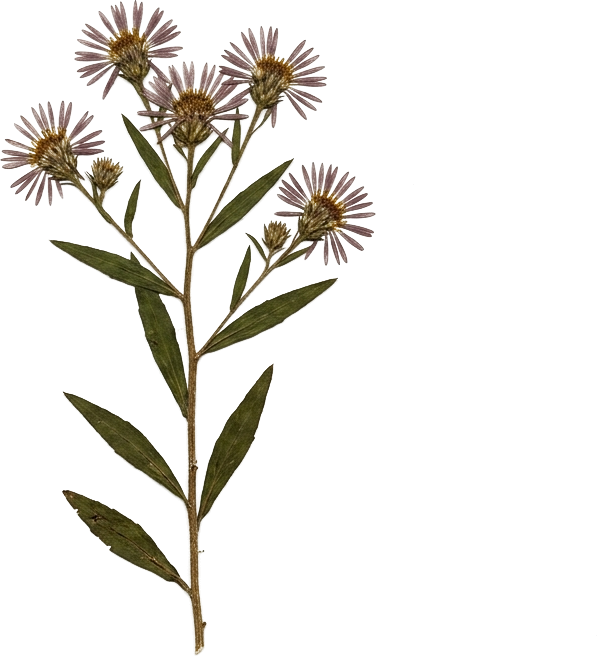
#> input picture design-explore/work/img/specimen-aster.png, 597 x 656 px
$ python hinge.py
#> lines starting #> are read from the running program, lines starting #| are printed output that depends on the picture
"""Place each plate's paper hinges on the specimen's own stem.

The coordinates were hand-guessed, so hinges landed on leaf blades and on bare
card. Three critiques in a row caught it. A hinge holds a stem down, so find
the stems: scan the mask for lines where the ink narrows to a single short run,
which is what a stem is and what a leaf is not, then lay the strip across it.
"""
import json, glob, math
from PIL import Image

def runs(line, thresh):
    """contiguous ink runs in one row or column of the mask"""
    out, start = [], None
    for i, v in enumerate(line):
        if v > thresh and start is None: start = i
        elif v <= thresh and start is not None:
            out.append((start, i)); start = None
    if start is not None: out.append((start, len(line)))
    return out

def stem_points(mask, W, H, axis, tol, thresh):
    """(pos, centre, width) for every line whose ink is one narrow run"""
    px = mask.load()
    n, m = (H, W) if axis == "row" else (W, H)
    span = max(8, int(m * tol))            # a stem is a small fraction of the sheet
    found = []
    for i in range(int(n * .08), int(n * .92)):
        line = [px[j, i] if axis == "row" else px[i, j] for j in range(m)]
        r = [x for x in runs(line, thresh) if 2 <= x[1] - x[0] <= span]
        ink = sum(1 for v in line if v > thresh)
        if len(r) == 1 and ink and (r[0][1] - r[0][0]) / ink > .45:
            a, b = r[0]
            found.append((i, (a + b) / 2, b - a))
    return found

def place(path):
#> called with path = 'work/img/specimen-aster.png'
    im = Image.open(path).convert("RGBA")
#> im is the input picture: PIL image 597x656 RGBA; mean R, G, B, A 226.3, 223.9, 217.2, 36.5
    W, H = im.size
#> W = 597; H = 656
    # these are flatbed scans on white, not cutouts: the alpha channel is
    # opaque everywhere, so reading it gave every point a pass and hinges
    # landed on bare card. use alpha only when it is a real cutout.
    alpha = im.getchannel("A")
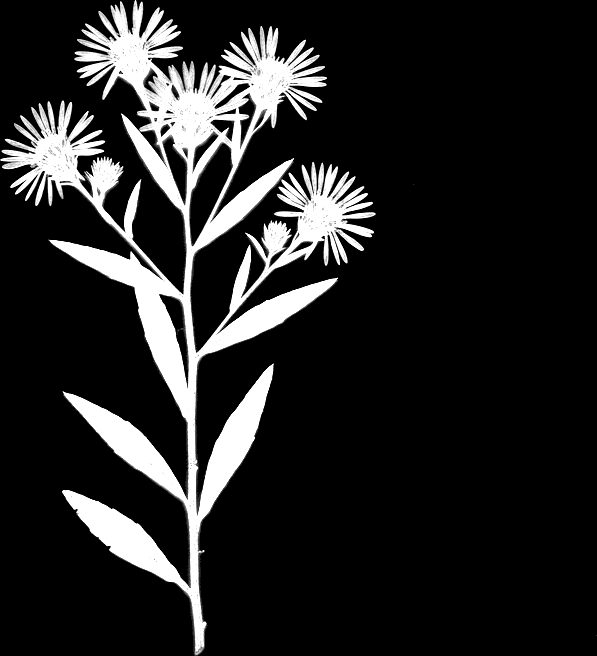
#> alpha: PIL image 597x656 L; min 0, max 255, mean 36.5
    clear = sum(h for v, h in enumerate(alpha.histogram()) if v < 200)
#> clear = 339381
    mask = alpha if clear > W * H * .05 else im.convert("L").point(lambda v: 255 - v)

    # pick the scan that finds the LONGEST stem, not the most candidate lines.
    # counting lines picked whichever band was densest, which on a coneflower
    # is the seed head, and then the two hinges had nowhere to spread to.
    thresh = max(60, int(mask.getextrema()[1] * .45))
#> thresh = 114
    bb = mask.point(lambda v: 255 if v > thresh else 0).getbbox() or (0, 0, W, H)
#> bb = (0, 0, 376, 655)
    bbox_w, bbox_h = bb[2] - bb[0], bb[3] - bb[1]
#> bbox_w = 376; bbox_h = 655
    best, axis, reach = [], "row", 0
    for tol in (.025, .05, .09):
        for a in ("row", "col"):
            p = stem_points(mask, W, H, a, tol, thresh)
            if len(p) < 2: continue
            r = (p[-1][0] - p[0][0]) / float(H if a == "row" else W)
            if (a == "row") != (bbox_h >= bbox_w): r *= .6   # against the grain
            if r > reach + .02 or (abs(r - reach) <= .02 and len(p) > len(best)):
                best, axis, reach = p, a, max(r, reach)
#> after the loop, axis = 'row'; best = [(588, 190, 18), (589, 190.5, 17), (590, 191.5, 15), (591, 192, 14), (592, 192.5, 13), (593, 193.5, 13), (594, 194, 12), (595, 194, 12), (596, 194.5, 11), (597, 194.5, 11), (598, 195, 10), (599, 195.5, 9), (600, 195.5, 9), (601, 195.5, 9), (602, 196, 10)]; reach = 0.0213
    if len(best) < 2:
        return None

    # spread the two hinges over the stem's actual extent, not over the list.
    # picking by list index put both strips on whatever band happened to hold
    # the most candidate lines, so several plates got two hinges a pixel apart.
    span_lo, span_hi = best[0][0], best[-1][0]
#> span_lo = 588; span_hi = 602
    if span_hi - span_lo < max(H, W) * .05:
        return None
    want_lo = span_lo + (span_hi - span_lo) * .22
    want_hi = span_lo + (span_hi - span_lo) * .78
    lo = min(best, key=lambda p: abs(p[0] - want_lo))
    hi = min(best, key=lambda p: abs(p[0] - want_hi))
    out = []
    for pos, ctr, w in (lo, hi):
        # local stem direction, from how the centre drifts either side
        near = [p for p in best if abs(p[0] - pos) <= max(14, H * .06)]
        d_pos = near[-1][0] - near[0][0] if len(near) >= 2 else 0
        d_ctr = near[-1][1] - near[0][1] if len(near) >= 2 else 0
        if abs(d_pos) < max(6, H * .02):     # no honest run to measure
            d_pos, d_ctr = 1, 0
        # the strip lies across the stem, so its long axis is the perpendicular
        if axis == "row":
            sx, sy = d_ctr, d_pos
            x, y = ctr, pos
        else:
            sx, sy = d_pos, d_ctr
            x, y = pos, ctr
        rot = math.degrees(math.atan2(-sx, sy))
        while rot > 90: rot -= 180
        while rot < -90: rot += 180
        out.append([round(x / W * 100, 1), round(y / H * 100, 1),
                    min(34, max(18, int(w * .9) + 14)), round(rot, 1)])
    return out

# hand corrections, for plates where the scan settles on something that is not
# a stem. the detector wins by default; these override it.
OVERRIDES = {
    # the aster's top candidate sat in the scan haze above the flower heads.
    "specimen-aster.png": [[50.5, 34.0, 20, -4.0], [49.8, 84.4, 28, -12.3]],
    # yarrow's feathery leaves flank the stem the whole way down, so no scan
    # line is ever a single narrow run. these two are read off the stem by hand
    # at 66% and 88% of the plate.
    "specimen-yarrow.png": [[48.7, 66.0, 20, -2.0], [50.2, 88.0, 22, 1.0]],
    # four plates the detector cannot read: winecups, blue spruce sedum,
    # fleabane and basket of gold are mounded or sprawling, with no single
    # narrow stem run anywhere on the scan. hinges placed by hand at 30% and
    # 80% down the middle, which is where a mounter would tape a loose mat.
    # the ice plant is a horizontal mat now, so its stems run across the plate,
    # not up it. two strips at a quarter and three quarters, turned to lie
    # across the runners.
    "specimen-ice-plant.png": [[26.0, 50.0, 26, -90.0], [74.0, 50.0, 26, -90.0]],
    "specimen-prairie-winecups.png": [[50.0, 30.0, 24, 0.0], [50.0, 80.0, 24, 0.0]],
    "specimen-blue-spruce-sedum.png": [[50.0, 30.0, 24, 0.0], [50.0, 80.0, 24, 0.0]],
    "specimen-showy-fleabane.png": [[50.0, 30.0, 24, 0.0], [50.0, 80.0, 24, 0.0]],
    "specimen-basket-of-gold.png": [[50.0, 30.0, 24, 0.0], [50.0, 80.0, 24, 0.0]],
}

import os
res = json.load(open("work/hinges.json")) if os.path.exists("work/hinges.json") else {}
for f in sorted(glob.glob("work/img/specimen-*.png")):
    name = f.split("/")[-1]
    h = place(f)
    if h: res[name] = h          # a miss keeps whatever was placed before
    if name in OVERRIDES: res[name] = OVERRIDES[name]
    print(name, res.get(name))
#> pass 2 of the loop `for f in sorted(glob.glob("work/img/specimen-*.png")):`:
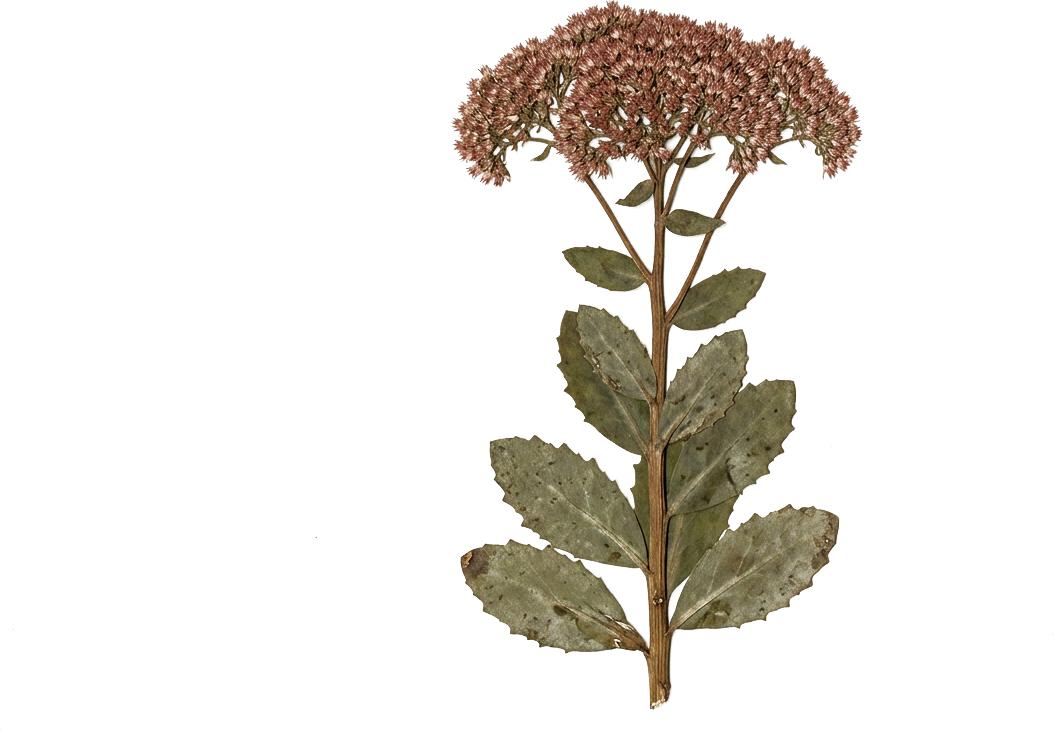
#> input picture design-explore/work/img/specimen-autumn-joy-sedum.png, 1054 x 730 px
#> in place, im is the input picture: PIL image 1054x730 RGBA; mean R, G, B, A 229.3, 226.2, 216.1, 44.4
#> in place (call 2), `alpha = im.getchannel("A")`:
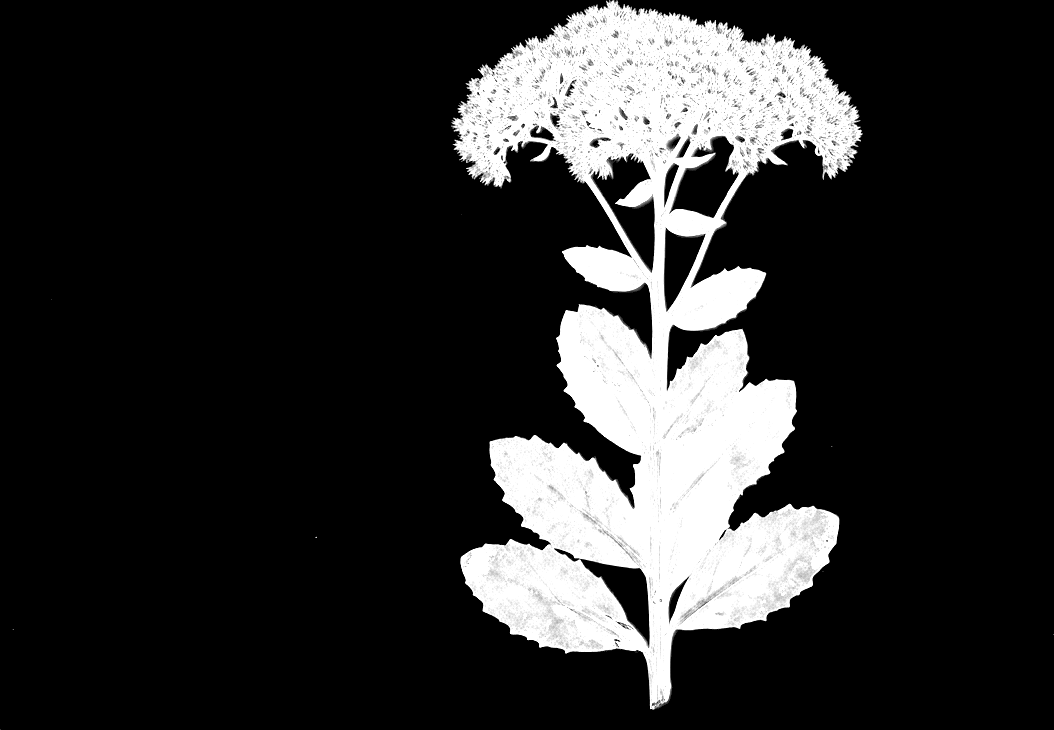
#> alpha: PIL image 1054x730 L; min 0, max 255, mean 44.4
#> clear = 638994
#> bb = (315, 0, 863, 710)
#> bbox_w = 548; bbox_h = 710
#> after the loop in place (call 2), `for tol in (.025, .05, .09):`: axis = 'col'; best = [(452, 123, 2), (859, 134, 8), (860, 133.5, 7)]; reach = 0.232
#> span_lo = 452; span_hi = 860
#> want_lo = 541.8
#> want_hi = 770.2
#> lo = (452, 123, 2)
#> hi = (859, 134, 8)
#> the loop in place (call 2), `for pos, ctr, w in (lo, hi):` made 2 passes
#> (pos, ctr, w, near, sx, sy) on pass 2: (859, 134, 8, [(859, 134, 8), (860, 133.5, 7)], 1, 0)
#> after the loop in place (call 2), `for pos, ctr, w in (lo, hi):`: out = [[42.9, 16.8, 18, -90], [81.5, 18.4, 21, -90]]
#| specimen-autumn-joy-sedum.png [[42.9, 16.8, 18, -90.0], [81.5, 18.4, 21, -90.0]]
#> pass 3 of the loop `for f in sorted(glob.glob("work/img/specimen-*.png")):`:
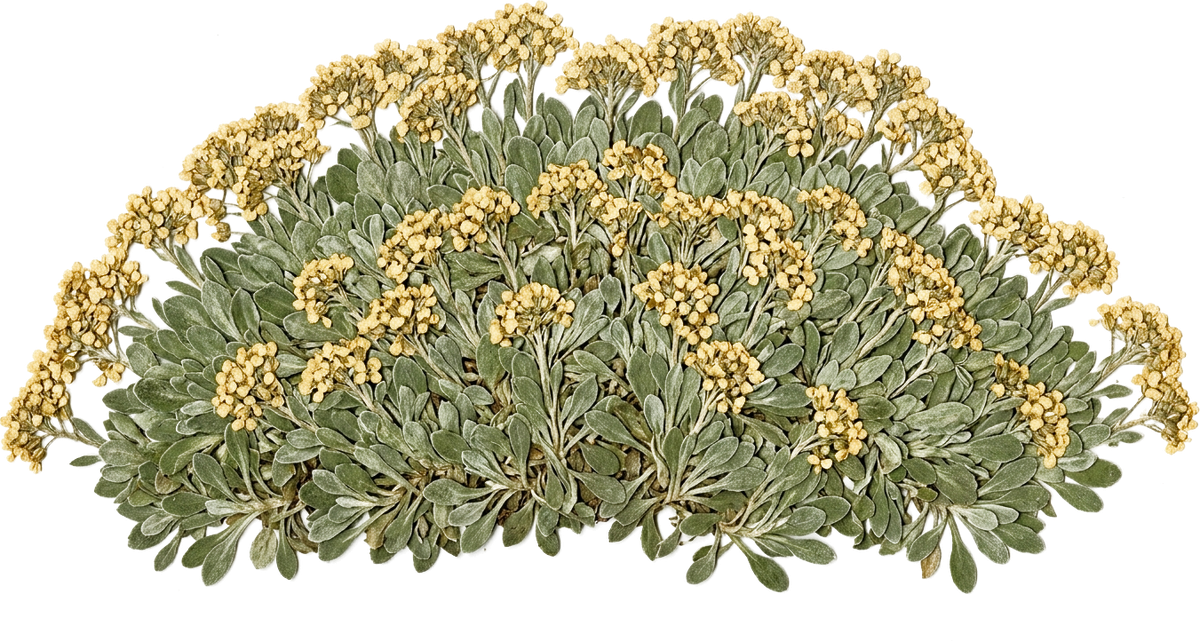
#> input picture design-explore/work/img/specimen-basket-of-gold.png, 1200 x 641 px
#> in place, im is the input picture: PIL image 1200x641 RGBA; mean R, G, B, A 90.8, 84.5, 46.8, 128.4
#> in place (call 3), `alpha = im.getchannel("A")`:
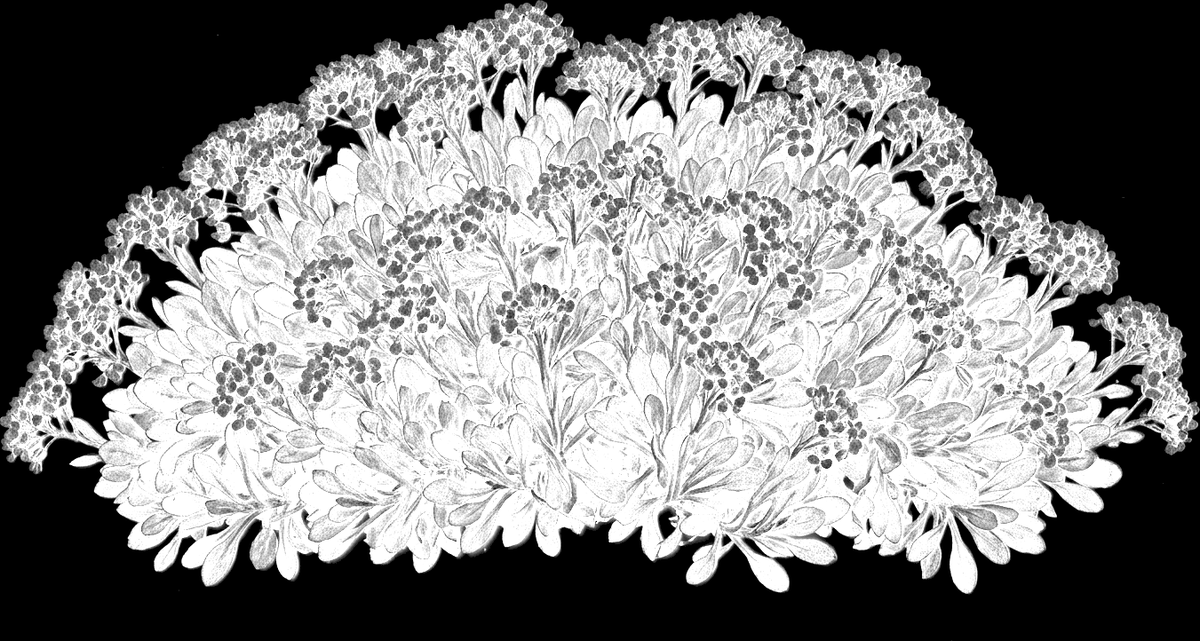
#> alpha: PIL image 1200x641 L; min 0, max 255, mean 128.4
#> clear = 459286
#> bb = (0, 1, 1199, 594)
#> bbox_w = 1199; bbox_h = 593
#> after the loop in place (call 3), `for tol in (.025, .05, .09):`: axis = 'row'; best = []; reach = 0
#| specimen-basket-of-gold.png [[50.0, 30.0, 24, 0.0], [50.0, 80.0, 24, 0.0]]
#> the loop made 8 passes; the first 3 are shown
json.dump(res, open("work/hinges.json", "w"), indent=1)
